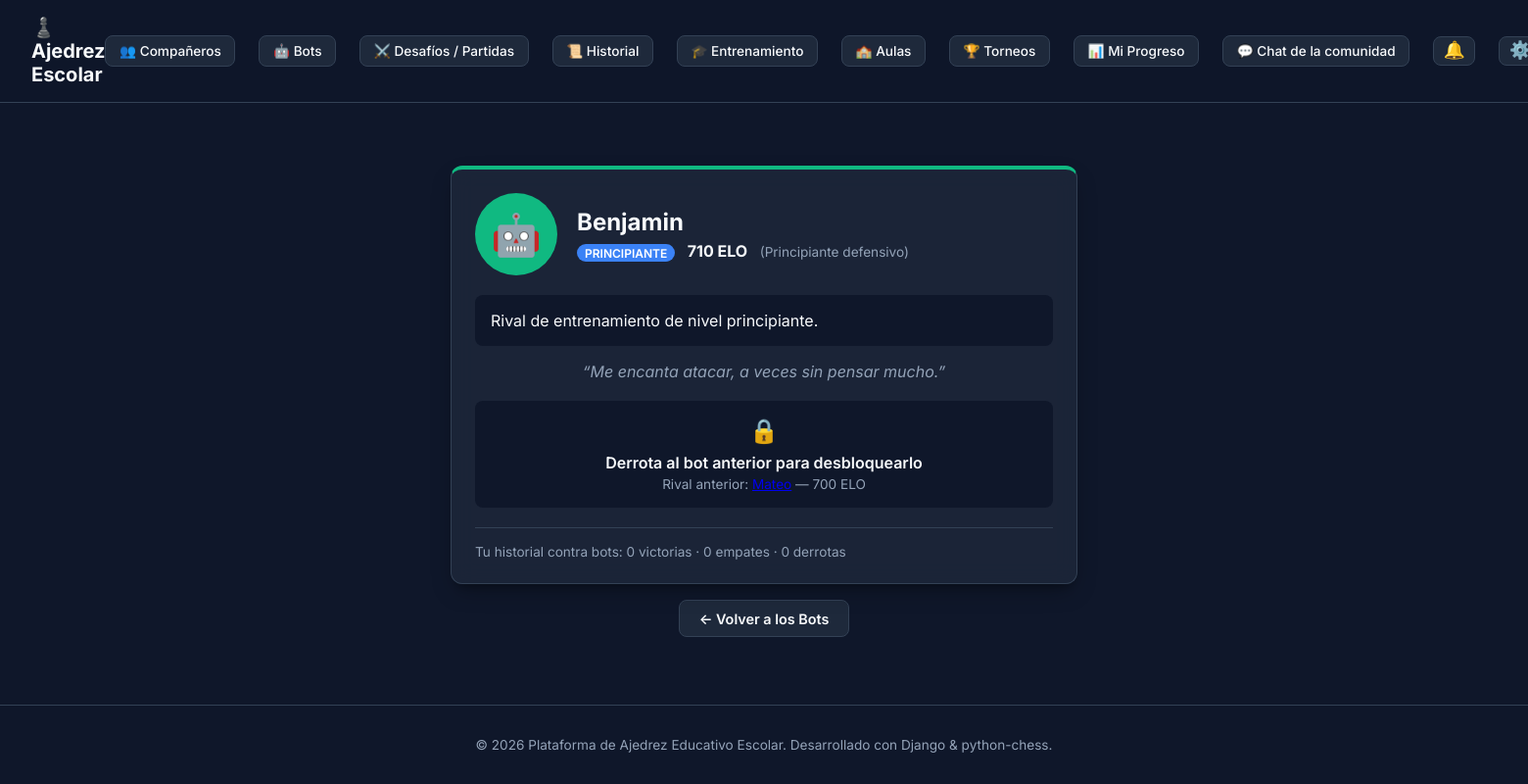
The page /bots/bot/2/ (signed in) on the database its author committed.
### apps/bots/models.py (models this page shows, shortened)
class Bot(models.Model):
    class Category(models.TextChoices):
        BEGINNER = 'BEGINNER', 'Principiante'
        INTERMEDIATE = 'INTERMEDIATE', 'Intermedio'
        ADVANCED = 'ADVANCED', 'Avanzado'
    class Meta:
        ordering = ['category', 'order', 'pk']
        unique_together = ('category', 'order')
        verbose_name = 'Bot'
        verbose_name_plural = 'Bots'
    user = models.OneToOneField(
        settings.AUTH_USER_MODEL,
        on_delete=models.CASCADE,
        related_name='bot_profile',
        verbose_name="Cuenta de usuario interna",
    )
    display_name = models.CharField(max_length=60, verbose_name="Nombre mostrado")
    nickname = models.CharField(max_length=60, blank=True, verbose_name="Apodo")
    avatar = models.CharField(
        max_length=16, blank=True, default='🤖',
        help_text="Emoji/avatar de la primera versión (opcional)",
        verbose_name="Avatar",
    )
    description = models.TextField(blank=True, verbose_name="Descripción")
    quote = models.CharField(max_length=200, blank=True, verbose_name="Frase")
    category = models.CharField(max_length=15, choices=Category.choices, verbose_name="Categoría")
    order = models.PositiveIntegerField(
        help_text="Posición dentro de su categoría (1 = primer rival). Define la progresión.",
        verbose_name="Orden",
    )
    displayed_elo = models.PositiveIntegerField(
        help_text="ELO mostrado: etiqueta de dificultad, NUNCA se modifica por partidas.",
        verbose_name="ELO mostrado",
    )
    profile = models.ForeignKey(
        BotProfile, on_delete=models.PROTECT, related_name='bots', verbose_name="Perfil de fuerza",
    )
    is_active = models.BooleanField(
        default=True,
        help_text="Los bots inactivos no son seleccionables; la progresión salta al siguiente bot activo.",
        verbose_name="Activo",
    )
    created_at = models.DateTimeField(auto_now_add=True)
    updated_at = models.DateTimeField(auto_now=True)
    @property
    def category_color(self):
        return {
            self.Category.BEGINNER: '#10b981',
            self.Category.INTERMEDIATE: '#f59e0b',
            self.Category.ADVANCED: '#ef4444',
        }.get(self.category, '#64748b')

class BotProfile(models.Model):
    name = models.CharField(max_length=80, unique=True, verbose_name="Nombre del perfil")
    description = models.TextField(blank=True, verbose_name="Descripción")
    engine_depth = models.PositiveIntegerField(default=6, verbose_name="Profundidad máx.")
    move_time_ms = models.PositiveIntegerField(default=600, verbose_name="Tiempo por jugada (ms)")
    skill_level = models.PositiveSmallIntegerField(
        default=5, help_text="Stockfish Skill Level 0-20", verbose_name="Skill Level"
    )
    multipv = models.PositiveSmallIntegerField(
        default=3, help_text="Candidatos razonables considerados (MultiPV)",
        verbose_name="MultiPV",
    )
    error_probability = models.FloatField(
        default=0.20,
        help_text="Probabilidad de jugar un candidato secundario en vez del mejor (0-1)",
        verbose_name="Probabilidad de error",
    )
    uci_elo = models.PositiveSmallIntegerField(
        null=True, blank=True, help_text="Límite UCI_Elo de Stockfish (1320-3190). Vacío = desactivado",
        verbose_name="UCI Elo (opcional)",
    )
    created_at = models.DateTimeField(auto_now_add=True)
    updated_at = models.DateTimeField(auto_now=True)
    class Meta:
        ordering = ['name']
        verbose_name = 'Perfil de Bot'
        verbose_name_plural = 'Perfiles de Bot'

### apps/bots/views.py (the view)
# urls.py: path('bot/<int:bot_id>/', views.BotDetailView.as_view(), name='bot_detail'),
class BotDetailView(LoginRequiredMixin, View):
    def get(self, request, bot_id):
        bot = get_object_or_404(
            Bot.objects.select_related('profile', 'user'), pk=bot_id, is_active=True,
        )
        unlocked = BotService.is_bot_unlocked(request.user, bot)
        previous = Bot.objects.filter(
            category=bot.category, is_active=True, order__lt=bot.order,
        ).order_by('-order', '-pk').first()
        context = {
            'bot': bot,
            'unlocked': unlocked,
            'previous_bot': previous,
            'stats': BotService.get_stats_summary(request.user),
        }
        return render(request, 'bots/bot_detail.html', context)

### apps/accounts/models.py (called while the page is built)
    @property
    def rank(self):
        from apps.ratings.elo import rank_for_elo
        return rank_for_elo(self.elo_rating)

    @property
    def is_bot_account(self):
        return self.role == self.Role.BOT

### apps/bots/services.py (called while the page is built, shortened)
    @staticmethod
    def first_active_bot(category: str):
        return Bot.objects.filter(category=category, is_active=True).order_by('order', 'pk').first()

    @staticmethod
    def is_bot_unlocked(user, bot: Bot) -> bool:
        if not user or not user.is_authenticated or user.is_bot_account:
            return False
        first = BotService.first_active_bot(bot.category)
        if first is not None and first.pk == bot.pk:
            return True
        return BotProgress.objects.filter(user=user, bot=bot, unlocked=True).exists()

    @staticmethod
    def get_stats_summary(user) -> dict:
        from django.db.models import Q
        games = Game.objects.filter(
            Q(vs_bot=True, white_player=user) | Q(vs_bot=True, black_player=user),
            status=Game.Status.FINISHED,
        )
        wins = draws = losses = 0
        defeated_bots = BotProgress.objects.filter(user=user, defeated=True).count()
        return {
            'games': games.count(),
            'wins': wins,
            'draws': draws,
            'losses': losses,
            'defeated_bots': defeated_bots,
        }

### apps/personalization/context_processors.py (called while the page is built)
def chess_appearance(request):
    user = getattr(request, 'user', None)
    piece_set, board_theme, is_custom = resolve_user_appearance(user)
    return {
        'user_piece_set': piece_set,
        'user_board_theme': board_theme,
        'is_custom_appearance': is_custom,
        'chess_piece_sets': PIECE_SETS,
        'chess_board_themes': BOARD_THEMES,
    }

### apps/personalization/models.py (called while the page is built)
    @classmethod
    def get_solo(cls):
        obj, _ = cls.objects.get_or_create(id=1)
        return obj

### apps/ratings/elo.py (called while the page is built)
def rank_for_elo(elo: int) -> PlayerRank:
    for rank in reversed(_RANKS_DESC):
        if elo >= rank.min_elo:
            return rank
    return PlayerRank.NOVATO

    @property
    def label(self) -> str:
        return self.value[0]

    @property
    def min_elo(self) -> int:
        return self.value[1]

### templates/bots/bot_detail.html (shortened to what this page needs)
{% extends 'base.html' %}
{% block content %}
<div style="max-width: 640px; margin: 2rem auto;">
    <div class="card" style="border-top: 4px solid {{ bot.category_color }};">
        <div style="display: flex; align-items: center; gap: 1.25rem; margin-bottom: 1.25rem;">
            <div style="width: 84px; height: 84px; background: {{ bot.category_color }}; border-radius: 50%; display: flex; justify-content: center; align-items: center; font-size: 2.6rem;">
                {{ bot.avatar }}
            </div>
            <div>
                <h2 style="margin: 0;">{{ bot.display_name }}</h2>
                <p style="margin: 0.35rem 0 0 0;">
                    <span class="role-pill">{{ bot.get_category_display }}</span>
                    <strong style="margin-left: 0.5rem;">{{ bot.displayed_elo }} ELO</strong>
                    <span style="color: var(--text-secondary); font-size: 0.85rem; margin-left: 0.5rem;">({{ bot.profile.name }})</span>
                </p>
            </div>
        </div>
        {% if bot.description %}
            <div style="background: var(--bg-primary); padding: 1rem; border-radius: 8px; margin-bottom: 1rem;">
                {{ bot.description }}
            </div>
        {% endif %}
        {% if bot.quote %}
            <p style="font-style: italic; color: var(--text-secondary); text-align: center; margin: 0 0 1.25rem 0;">
                “{{ bot.quote }}”
            </p>
        {% endif %}
        {% if unlocked %}
            <h4 style="margin-bottom: 0.5rem;">⚔️ Elegí tu color y a jugar</h4>
            <div style="display: flex; gap: 0.5rem; flex-wrap: wrap;">
                <form action="{% url 'bot_play' bot.id %}" method="post" style="flex: 1; min-width: 140px;">
                    {% csrf_token %}<input type="hidden" name="color" value="white">
                    <button type="submit" class="btn btn-primary" style="width: 100%;">⚪ Jugar con Blancas</button>
                </form>
                <form action="{% url 'bot_play' bot.id %}" method="post" style="flex: 1; min-width: 140px;">
                    {% csrf_token %}<input type="hidden" name="color" value="black">
                    <button type="submit" class="btn btn-primary" style="width: 100%;">⬛ Jugar con Negras</button>
                </form>
                <form action="{% url 'bot_play' bot.id %}" method="post" style="flex: 1; min-width: 140px;">
                    {% csrf_token %}<input type="hidden" name="color" value="random">
                    <button type="submit" class="btn btn-secondary" style="width: 100%;">🎲 Color aleatorio</button>
                </form>
            </div>
            <p style="color: var(--text-secondary); font-size: 0.8rem; margin: 0.75rem 0 0 0;">
                Sin reloj: pensá con calma. El bot responde automáticamente.
            </p>
        {% else %}
            <div style="background: var(--bg-primary); padding: 1rem; border-radius: 8px; text-align: center;">
                <span style="font-size: 1.5rem;">🔒</span>
                <p style="margin: 0.5rem 0 0 0; font-weight: 600;">
                    Derrota al bot anterior para desbloquearlo
                </p>
                {% if previous_bot %}
                    <p style="color: var(--text-secondary); font-size: 0.85rem; margin: 0.25rem 0 0 0;">
                        Rival anterior: <a href="{% url 'bot_detail' previous_bot.id %}">{{ previous_bot.display_name }}</a>
                        — {{ previous_bot.displayed_elo }} ELO
                    </p>
                {% endif %}
            </div>
        {% endif %}
        <div style="margin-top: 1.25rem; padding-top: 1rem; border-top: 1px solid var(--border-color); font-size: 0.85rem; color: var(--text-secondary);">
            Tu historial contra bots: {{ stats.wins }} victorias · {{ stats.draws }} empates · {{ stats.losses }} derrotas
        </div>
    </div>
    <p style="text-align: center; margin-top: 1rem;">
        <a href="{% url 'bots_list' %}" class="btn btn-secondary">← Volver a los Bots</a>
    </p>
</div>
{% endblock %}

### static/css/styles.css (style rules this page uses)
:root { --bg-primary: #0f172a; --bg-surface: #1e293b; --bg-card: rgba(30, 41, 59, 0.8); --border-color: #334155; --text-primary: #f8fafc; --text-secondary: #94a3b8; --accent-color: #3b82f6; --accent-hover: #2563eb; --success-color: #10b981; --danger-color: #ef4444; --warning-color: #f59e0b; --board-light: #e8edf2; --board-dark: #6884ab; --board-frame: #2a3547; --highlight-selected: rgba(232, 176, 64, 0.42); --highlight-last: rgba(214, 177, 70, 0.48); --highlight-hover: rgba(255, 255, 255, 0.10); --highlight-hover-light: rgba(0, 0, 0, 0.06); --legal-dot: rgba(20, 20, 20, 0.28); --legal-capture: rgba(239, 68, 68, 0.42); --check-fill: rgba(239, 68, 68, 0.45); --checkmate-fill: rgba(185, 28, 28, 0.65); --clock-active: #d8eccf; --clock-low: #f3c4b8; --radius-lg: 12px; --radius-md: 8px; --shadow-lg: 0 10px 25px -5px rgba(0, 0, 0, 0.3), 0 8px 10px -6px rgba(0, 0, 0, 0.3); }
[data-board-theme="classic"] { --board-light: #e8edf2; --board-dark: #6884ab; --board-frame: #2a3547; }
* { box-sizing: border-box; margin: 0; padding: 0; }
body { font-family: 'Inter', system-ui, -apple-system, BlinkMacSystemFont, 'Segoe UI', Roboto, sans-serif; background-color: var(--bg-primary); color: var(--text-primary); min-height: 100vh; display: flex; flex-direction: column; }
.role-pill { background: var(--accent-color); color: white; padding: 0.1rem 0.5rem; border-radius: 9999px; font-size: 0.75rem; text-transform: uppercase; font-weight: 600; }
.card { background: var(--bg-card); backdrop-filter: blur(12px); border: 1px solid var(--border-color); border-radius: var(--radius-lg); padding: 1.5rem; box-shadow: var(--shadow-lg); }
.btn { display: inline-flex; align-items: center; justify-content: center; gap: 0.5rem; padding: 0.6rem 1.2rem; border-radius: var(--radius-md); font-weight: 600; font-size: 0.9rem; cursor: pointer; border: none; transition: all 0.2s ease; text-decoration: none; }
.btn-secondary { background-color: var(--bg-surface); color: var(--text-primary); border: 1px solid var(--border-color); }

### rows shown on the page
Bot: avatar "🤖", display_name "Benjamin", category "PRINCIPIANTE", displayed_elo "710", profile.name "Principiante defensivo", description "Rival de entrenamiento de nivel principiante.", quote "Me encanta atacar, a veces sin pensar mucho."
Bot: displayed_elo "700"

### other values the page prints
{{ stats.wins }} "0"
{{ stats.draws }} "0"
{{ stats.losses }} "0"
